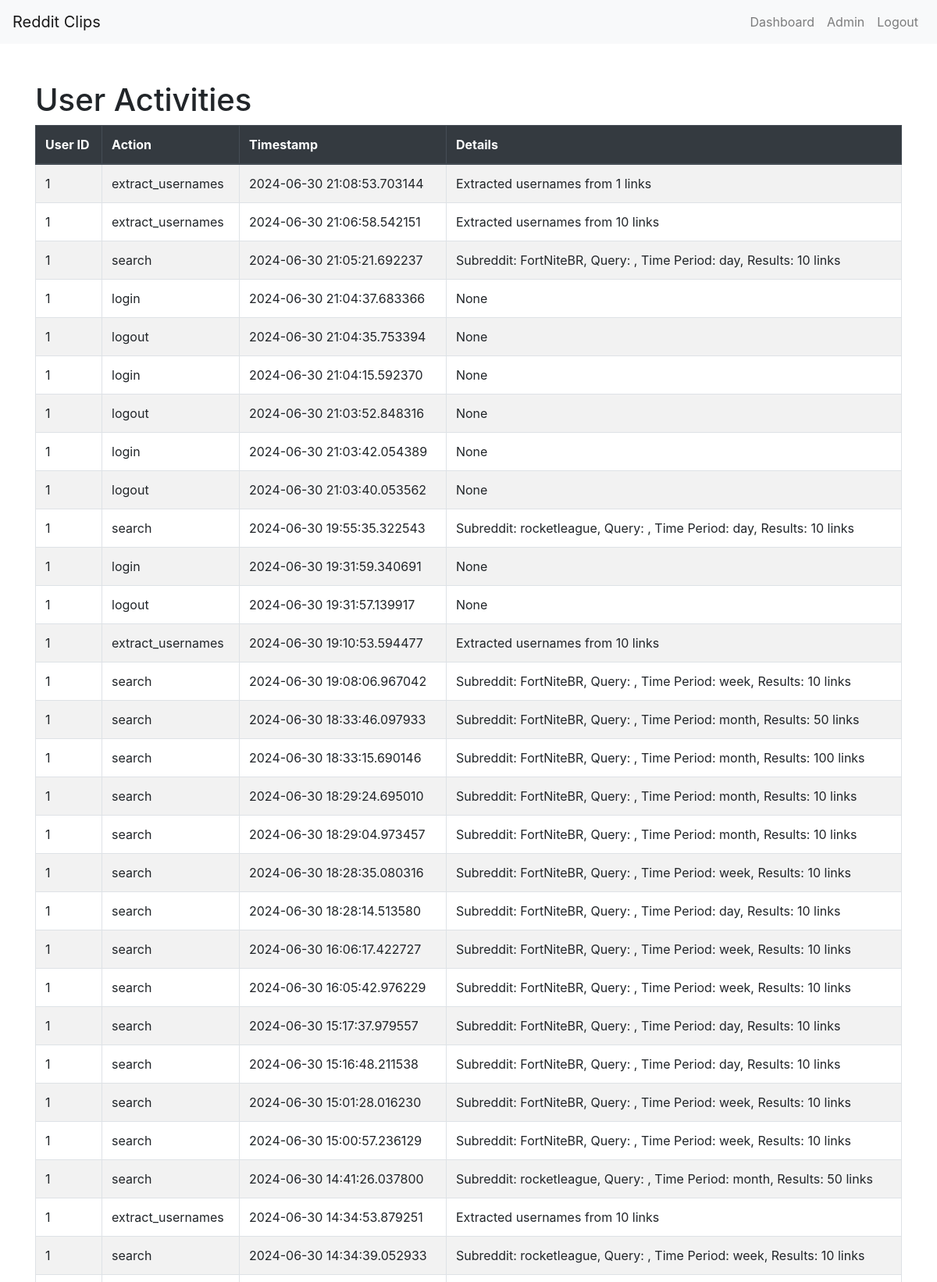
Screenshot of /admin/activities (signed in, upper part) with the database file from the repository.
### app.py (models this page shows, shortened)
class ActivityLog(db.Model):
    id = db.Column(db.Integer, primary_key=True)
    user_id = db.Column(db.Integer, db.ForeignKey('user.id'), nullable=False)
    action = db.Column(db.String(100), nullable=False)
    timestamp = db.Column(db.DateTime, nullable=False, default=datetime.utcnow)
    details = db.Column(db.Text, nullable=True)
    user = db.relationship('User', backref=db.backref('activities', lazy=True))

### app.py (the view)
@app.route('/admin/activities')
@admin_required
def admin_activities():
    activities = ActivityLog.query.order_by(ActivityLog.timestamp.desc()).all()
    return render_template('admin_activities.html', activities=activities)

### app.py (called while the page is built)
@login_manager.user_loader
def load_user(user_id):
    return User.query.get(int(user_id))

def admin_required(f):
    @wraps(f)
    @login_required
    def decorated_function(*args, **kwargs):
        if not current_user.is_admin:
            flash('You do not have the required permissions to access this page.', 'danger')
            return redirect(url_for('index'))
        return f(*args, **kwargs)
    return decorated_function

### templates/admin_activities.html (shortened to what this page needs)
{% extends "base.html" %}
{% block content %}
<h1>User Activities</h1>
<div class="table-responsive">
    <table class="table table-striped table-bordered">
        <thead class="thead-dark">
            <tr>
                <th>User ID</th>
                <th>Action</th>
                <th>Timestamp</th>
                <th>Details</th>
            </tr>
        </thead>
        <tbody>
            {% for activity in activities %}
            <tr>
                <td>{{ activity.user_id }}</td>
                <td>{{ activity.action }}</td>
                <td>{{ activity.timestamp }}</td>
                <td>{{ activity.details }}</td>
            </tr>
            {% endfor %}
        </tbody>
    </table>
</div>
{% endblock %}

### rows the page displays
ActivityLog: user_id "1", action "extract_usernames", timestamp "2024-06-30 21:08:53.703144", details "Extracted usernames from 1 links"
ActivityLog: user_id "1", action "extract_usernames", timestamp "2024-06-30 21:06:58.542151", details "Extracted usernames from 10 links"
ActivityLog: user_id "1", action "search", timestamp "2024-06-30 21:05:21.692237", details "Subreddit: FortNiteBR, Query: , Time Period: day, Results: 10 links"
ActivityLog: user_id "1", action "login", timestamp "2024-06-30 21:04:37.683366", details "None"
ActivityLog: user_id "1", action "logout", timestamp "2024-06-30 21:04:35.753394", details "None"
ActivityLog: user_id "1", action "login", timestamp "2024-06-30 21:04:15.592370", details "None"
ActivityLog: user_id "1", action "logout", timestamp "2024-06-30 21:03:52.848316", details "None"
ActivityLog: user_id "1", action "login", timestamp "2024-06-30 21:03:42.054389", details "None"
ActivityLog: user_id "1", action "logout", timestamp "2024-06-30 21:03:40.053562", details "None"
ActivityLog: user_id "1", action "search", timestamp "2024-06-30 19:55:35.322543", details "Subreddit: rocketleague, Query: , Time Period: day, Results: 10 links"
ActivityLog: user_id "1", action "login", timestamp "2024-06-30 19:31:59.340691", details "None"
ActivityLog: user_id "1", action "logout", timestamp "2024-06-30 19:31:57.139917", details "None"
ActivityLog: user_id "1", action "extract_usernames", timestamp "2024-06-30 19:10:53.594477", details "Extracted usernames from 10 links"
ActivityLog: user_id "1", action "search", timestamp "2024-06-30 19:08:06.967042", details "Subreddit: FortNiteBR, Query: , Time Period: week, Results: 10 links"
ActivityLog: user_id "1", action "search", timestamp "2024-06-30 18:33:46.097933", details "Subreddit: FortNiteBR, Query: , Time Period: month, Results: 50 links"
ActivityLog: user_id "1", action "search", timestamp "2024-06-30 18:33:15.690146", details "Subreddit: FortNiteBR, Query: , Time Period: month, Results: 100 links"
ActivityLog: user_id "1", action "search", timestamp "2024-06-30 18:29:24.695010", details "Subreddit: FortNiteBR, Query: , Time Period: month, Results: 10 links"
ActivityLog: user_id "1", action "search", timestamp "2024-06-30 18:29:04.973457", details "Subreddit: FortNiteBR, Query: , Time Period: month, Results: 10 links"
ActivityLog: user_id "1", action "search", timestamp "2024-06-30 18:28:35.080316", details "Subreddit: FortNiteBR, Query: , Time Period: week, Results: 10 links"
ActivityLog: user_id "1", action "search", timestamp "2024-06-30 18:28:14.513580", details "Subreddit: FortNiteBR, Query: , Time Period: day, Results: 10 links"
ActivityLog: user_id "1", action "search", timestamp "2024-06-30 16:06:17.422727", details "Subreddit: FortNiteBR, Query: , Time Period: week, Results: 10 links"
ActivityLog: user_id "1", action "search", timestamp "2024-06-30 16:05:42.976229", details "Subreddit: FortNiteBR, Query: , Time Period: week, Results: 10 links"
ActivityLog: user_id "1", action "search", timestamp "2024-06-30 15:17:37.979557", details "Subreddit: FortNiteBR, Query: , Time Period: day, Results: 10 links"
ActivityLog: user_id "1", action "search", timestamp "2024-06-30 15:16:48.211538", details "Subreddit: FortNiteBR, Query: , Time Period: day, Results: 10 links"
ActivityLog: user_id "1", action "search", timestamp "2024-06-30 15:01:28.016230", details "Subreddit: FortNiteBR, Query: , Time Period: week, Results: 10 links"
ActivityLog: user_id "1", action "search", timestamp "2024-06-30 15:00:57.236129", details "Subreddit: FortNiteBR, Query: , Time Period: week, Results: 10 links"
ActivityLog: user_id "1", action "search", timestamp "2024-06-30 14:41:26.037800", details "Subreddit: rocketleague, Query: , Time Period: month, Results: 50 links"
ActivityLog: user_id "1", action "extract_usernames", timestamp "2024-06-30 14:34:53.879251", details "Extracted usernames from 10 links"
ActivityLog: user_id "1", action "search", timestamp "2024-06-30 14:34:39.052933", details "Subreddit: rocketleague, Query: , Time Period: week, Results: 10 links"
